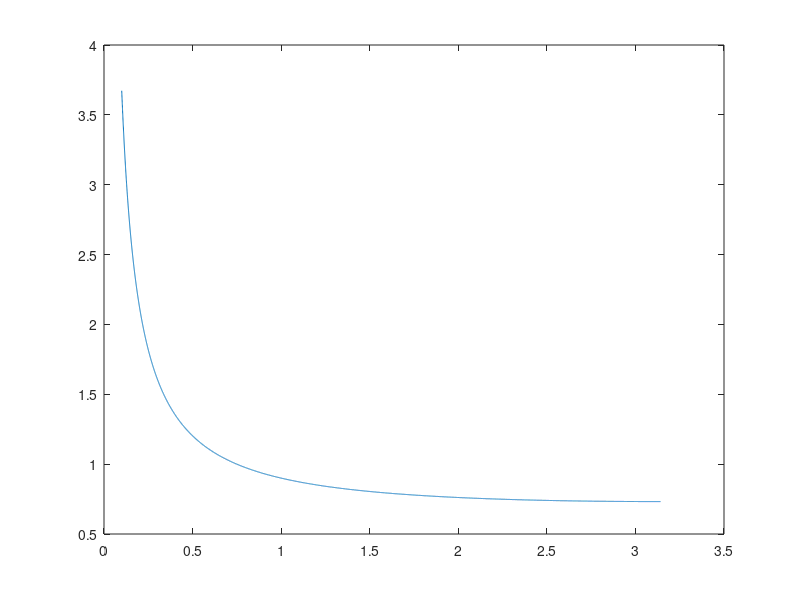

Write MATLAB code to recreate this figure.
clear all;
close all;

rho=2;

i=linspace(0.1,pi,10000);


for k=1:10000
R(k)=sqrt(2/rho/(1+rho))+1/sin(i(k)/2)*(sqrt(2*rho/(1+rho))-1);
end

plot(i,R)

A=sqrt(2/rho/(1+rho))
B=(sqrt(2*rho/(1+rho))-1)

i=2*asin(B/(1-A))

A+B/sin(i/2)


i=60*pi/180

sqrt(2/rho/(1+rho))+1/sin(i/2)*(sqrt(2*rho/(1+rho))-1)
